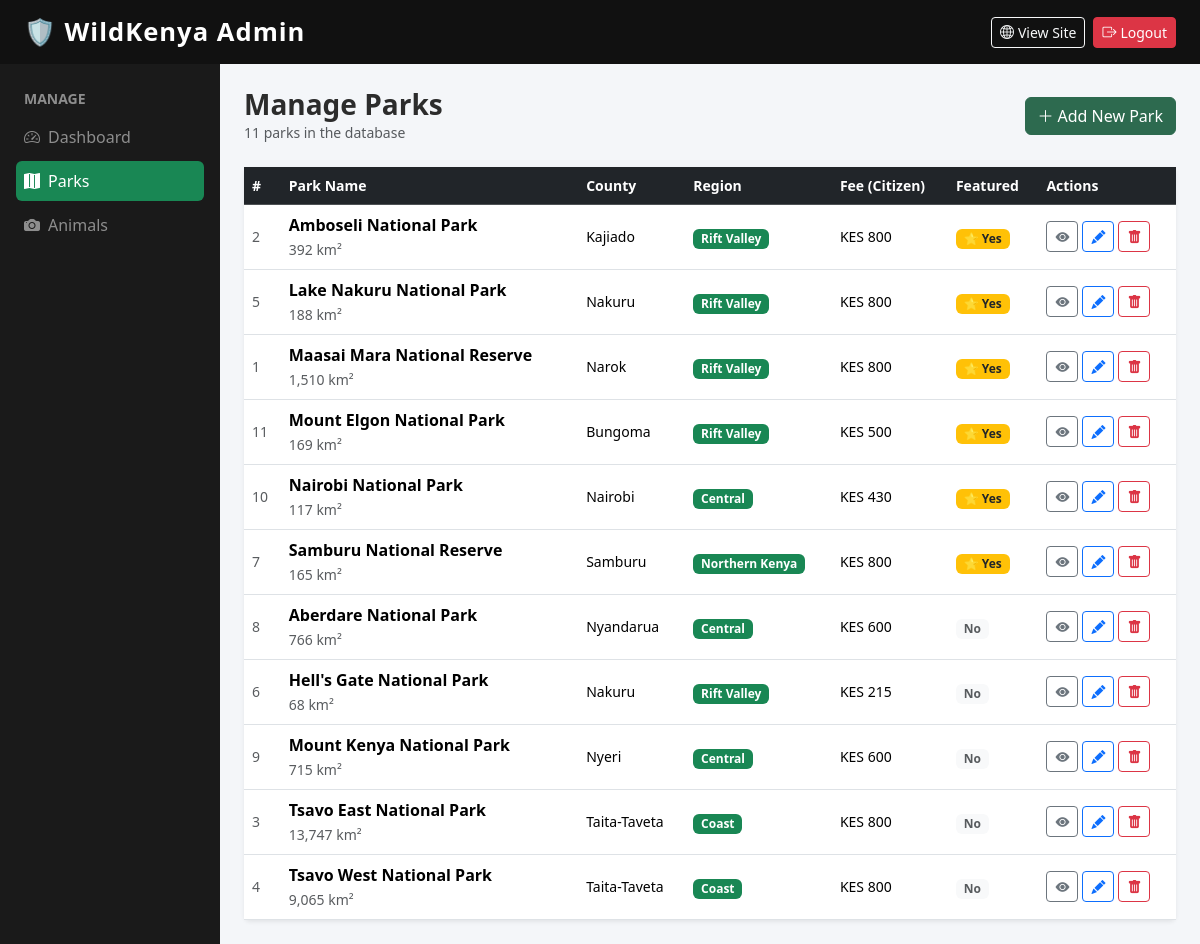
/admin/parks.php (signed in), run on the app's committed database.
### tables this page shows
CREATE TABLE `parks` (
  `id` int(11) NOT NULL,
  `name` varchar(150) NOT NULL,
  `county` varchar(100) NOT NULL,
  `region` varchar(100) NOT NULL,
  `description` text NOT NULL,
  `entry_fee_citizen` decimal(10,2) DEFAULT 0.00,
  `entry_fee_resident` decimal(10,2) DEFAULT 0.00,
  `entry_fee_nonresident` decimal(10,2) DEFAULT 0.00,
  `best_season` varchar(150) DEFAULT NULL,
  `size_km2` decimal(10,2) DEFAULT NULL,
  `image` varchar(255) DEFAULT NULL,
  `featured` tinyint(1) DEFAULT 0,
  `created_at` timestamp NOT NULL DEFAULT current_timestamp()
);

### admin/parks.php (the view, shortened to what this page needs)
<?php
require_once '../config/db.php';
require_once '../includes/header.php';
$action  = $_GET['action'] ?? 'list';
$parks = $conn->query("SELECT * FROM parks ORDER BY featured DESC, name ASC");
?>
<nav class="navbar navbar-expand-lg navbar-dark sticky-top" style="background-color:#111;">
    <div class="container-fluid px-4">
        <a class="navbar-brand fw-bold" href="/wildkenya/admin/">🛡️ WildKenya Admin</a>
        <div class="d-flex gap-2">
            <a href="/wildkenya/" class="btn btn-outline-light btn-sm">
                <i class="bi bi-globe2 me-1"></i>View Site
            </a>
            <a href="/wildkenya/logout.php" class="btn btn-danger btn-sm">
                <i class="bi bi-box-arrow-right me-1"></i>Logout
            </a>
        </div>
    </div>
</nav>
<div class="d-flex" style="min-height: calc(100vh - 56px);">
    <div class="d-none d-lg-block text-white py-4 px-3"
         style="width:220px; background-color:#1a1a1a; flex-shrink:0;">
        <p class="text-white-50 small fw-bold mb-2 px-2">MANAGE</p>
        <ul class="list-unstyled mb-4">
            <li class="mb-1">
                <a href="index.php"
                   class="d-flex align-items-center gap-2 px-2 py-2 rounded
                          text-white-50 text-decoration-none sidebar-link">
                    <i class="bi bi-speedometer2"></i> Dashboard
                </a>
            </li>
            <li class="mb-1">
                <a href="parks.php"
                   class="d-flex align-items-center gap-2 px-2 py-2 rounded
                          text-white text-decoration-none bg-success">
                    <i class="bi bi-map-fill"></i> Parks
                </a>
            </li>
            <li class="mb-1">
                <a href="animals.php"
                   class="d-flex align-items-center gap-2 px-2 py-2 rounded
                          text-white-50 text-decoration-none sidebar-link">
                    <i class="bi bi-camera-fill"></i> Animals
                </a>
            </li>
        </ul>
    </div>
    <div class="flex-grow-1 p-4" style="background:#f4f6f9;">
        <?php if ($action === 'list'): ?>
        <div class="d-flex justify-content-between align-items-center mb-4">
            <div>
                <h3 class="fw-bold mb-0">Manage Parks</h3>
                <p class="text-muted small mb-0">
                    <?= $parks->num_rows ?> parks in the database
                </p>
            </div>
            <a href="parks.php?action=add" class="btn btn-success">
                <i class="bi bi-plus-lg me-1"></i>Add New Park
            </a>
        </div>
        <div class="card border-0 shadow-sm">
            <div class="table-responsive">
                <table class="table table-hover align-middle mb-0">
                    <thead class="table-dark small">
                        <tr>
                            <th>#</th>
                            <th>Park Name</th>
                            <th>County</th>
                            <th>Region</th>
                            <th>Fee (Citizen)</th>
                            <th>Featured</th>
                            <th>Actions</th>
                        </tr>
                    </thead>
                    <tbody>
                    <?php while ($park = $parks->fetch_assoc()): ?>
                    <tr>
                        <td class="text-muted small"><?= $park['id'] ?></td>
                        <td>
                            <strong><?= htmlspecialchars($park['name']) ?></strong>
                            <br>
                            <small class="text-muted">
                                <?= number_format($park['size_km2'], 0) ?> km²
                            </small>
                        </td>
                        <td class="small"><?= htmlspecialchars($park['county']) ?></td>
                        <td>
                            <span class="badge bg-success">
                                <?= htmlspecialchars($park['region']) ?>
                            </span>
                        </td>
                        <td class="small">KES <?= number_format($park['entry_fee_citizen'], 0) ?></td>
                        <td>
                            <?php if ($park['featured']): ?>
                            <span class="badge bg-warning text-dark">⭐ Yes</span>
                            <?php else: ?>
                            <span class="badge bg-light text-muted">No</span>
                            <?php endif; ?>
                        </td>
                        <td>
                            <div class="d-flex gap-1">
                                <a href="/wildkenya/pages/park-detail.php?id=<?= $park['id'] ?>"
                                   class="btn btn-sm btn-outline-secondary"
                                   target="_blank" title="View">
                                    <i class="bi bi-eye-fill"></i>
                                </a>
                                <a href="parks.php?action=edit&id=<?= $park['id'] ?>"
                                   class="btn btn-sm btn-outline-primary" title="Edit">
                                    <i class="bi bi-pencil-fill"></i>
                                </a>
                                <a href="parks.php?action=delete&id=<?= $park['id'] ?>"
                                   class="btn btn-sm btn-outline-danger"
                                   title="Delete"
                                   onclick="return confirm('Delete <?= addslashes($park['name']) ?>? This cannot be undone.')">
                                    <i class="bi bi-trash-fill"></i>
                                </a>
                            </div>
                        </td>
                    </tr>
                    <?php endwhile; ?>
                    </tbody>
                </table>
            </div>
        </div>
        <?php endif; ?>
    </div>
</div>
</body>
</html>

### assets/css/style.css (style rules this page uses)
:root { --wk-dark-green: #1a3c2e; --wk-mid-green: #2d6a4f; --wk-light-green: #52b788; --wk-gold: #d4a017; }
body { font-family: 'Segoe UI', Tahoma, Geneva, Verdana, sans-serif; color: #2c2c2c; }
.navbar-brand { font-size: 1.6rem; letter-spacing: 1px; }
.btn-success { background-color: var(--wk-mid-green); border-color: var(--wk-mid-green); }

### data on the page
parks: id "2", name "Amboseli National Park", size_km2 "392", county "Kajiado", region "Rift Valley", entry_fee_citizen "800", featured "⭐ Yes"
parks: id "5", name "Lake Nakuru National Park", size_km2 "188", county "Nakuru", region "Rift Valley", entry_fee_citizen "800", featured "⭐ Yes"
parks: id "1", name "Maasai Mara National Reserve", size_km2 "1,510", county "Narok", region "Rift Valley", entry_fee_citizen "800", featured "⭐ Yes"
parks: id "11", name "Mount Elgon National Park", size_km2 "169", county "Bungoma", region "Rift Valley", entry_fee_citizen "500", featured "⭐ Yes"
parks: id "10", name "Nairobi National Park", size_km2 "117", county "Nairobi", region "Central", entry_fee_citizen "430", featured "⭐ Yes"
parks: id "7", name "Samburu National Reserve", size_km2 "165", county "Samburu", region "Northern Kenya", entry_fee_citizen "800", featured "⭐ Yes"
parks: id "8", name "Aberdare National Park", size_km2 "766", county "Nyandarua", region "Central", entry_fee_citizen "600", featured "No"
parks: id "6", name "Hell's Gate National Park", size_km2 "68", county "Nakuru", region "Rift Valley", entry_fee_citizen "215", featured "No"
parks: id "9", name "Mount Kenya National Park", size_km2 "715", county "Nyeri", region "Central", entry_fee_citizen "600", featured "No"
parks: id "3", name "Tsavo East National Park", size_km2 "13,747", county "Taita-Taveta", region "Coast", entry_fee_citizen "800", featured "No"
parks: id "4", name "Tsavo West National Park", size_km2 "9,065", county "Taita-Taveta", region "Coast", entry_fee_citizen "800", featured "No"

### other printed values
$parks->num_rows "11"
